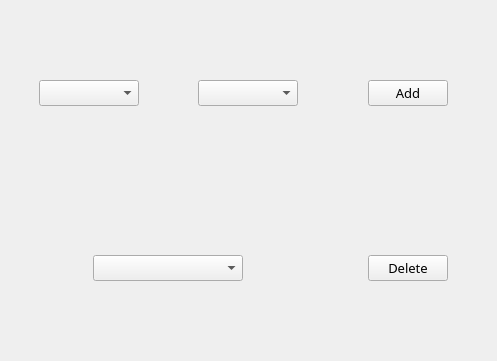
<?xml version="1.0" encoding="UTF-8"?>
<ui version="4.0">
 <class>MainWindow</class>
 <widget class="QMainWindow" name="MainWindow">
  <property name="geometry">
   <rect>
    <x>0</x>
    <y>0</y>
    <width>497</width>
    <height>361</height>
   </rect>
  </property>
  <property name="windowTitle">
   <string>Sleep Schedular</string>
  </property>
  <widget class="QWidget" name="centralwidget">
   <layout class="QHBoxLayout" name="horizontalLayout_10">
    <item>
     <layout class="QVBoxLayout" name="verticalLayout">
      <item>
       <layout class="QHBoxLayout" name="horizontalLayout">
        <property name="spacing">
         <number>0</number>
        </property>
        <item>
         <layout class="QVBoxLayout" name="verticalLayout_2">
          <item alignment="Qt::AlignHCenter|Qt::AlignVCenter">
           <widget class="QComboBox" name="hours">
            <property name="minimumSize">
             <size>
              <width>100</width>
              <height>0</height>
             </size>
            </property>
            <property name="font">
             <font>
              <family>Bahnschrift Light SemiCondensed</family>
              <pointsize>10</pointsize>
             </font>
            </property>
           </widget>
          </item>
         </layout>
        </item>
        <item>
         <layout class="QHBoxLayout" name="horizontalLayout_7">
          <item alignment="Qt::AlignHCenter|Qt::AlignVCenter">
           <widget class="QComboBox" name="minutes">
            <property name="minimumSize">
             <size>
              <width>100</width>
              <height>0</height>
             </size>
            </property>
            <property name="font">
             <font>
              <family>Bahnschrift Light SemiCondensed</family>
              <pointsize>10</pointsize>
             </font>
            </property>
           </widget>
          </item>
         </layout>
        </item>
        <item>
         <layout class="QHBoxLayout" name="horizontalLayout_3">
          <item alignment="Qt::AlignHCenter|Qt::AlignVCenter">
           <widget class="QPushButton" name="add_button">
            <property name="font">
             <font>
              <family>Bahnschrift Light SemiCondensed</family>
              <pointsize>10</pointsize>
             </font>
            </property>
            <property name="cursor">
             <cursorShape>PointingHandCursor</cursorShape>
            </property>
            <property name="text">
             <string>Add</string>
            </property>
           </widget>
          </item>
         </layout>
        </item>
       </layout>
      </item>
      <item>
       <layout class="QHBoxLayout" name="horizontalLayout_2" stretch="2,1">
        <property name="spacing">
         <number>0</number>
        </property>
        <item>
         <layout class="QHBoxLayout" name="horizontalLayout_9">
          <item alignment="Qt::AlignHCenter|Qt::AlignVCenter">
           <widget class="QComboBox" name="show_times">
            <property name="minimumSize">
             <size>
              <width>150</width>
              <height>0</height>
             </size>
            </property>
            <property name="font">
             <font>
              <family>Bahnschrift Light SemiCondensed</family>
              <pointsize>10</pointsize>
             </font>
            </property>
           </widget>
          </item>
         </layout>
        </item>
        <item>
         <layout class="QHBoxLayout" name="horizontalLayout_8">
          <item alignment="Qt::AlignHCenter|Qt::AlignVCenter">
           <widget class="QPushButton" name="delete_button">
            <property name="font">
             <font>
              <family>Bahnschrift Light SemiCondensed</family>
              <pointsize>10</pointsize>
             </font>
            </property>
            <property name="cursor">
             <cursorShape>PointingHandCursor</cursorShape>
            </property>
            <property name="text">
             <string>Delete</string>
            </property>
           </widget>
          </item>
         </layout>
        </item>
       </layout>
      </item>
     </layout>
    </item>
   </layout>
  </widget>
 </widget>
 <resources/>
 <connections/>
</ui>
